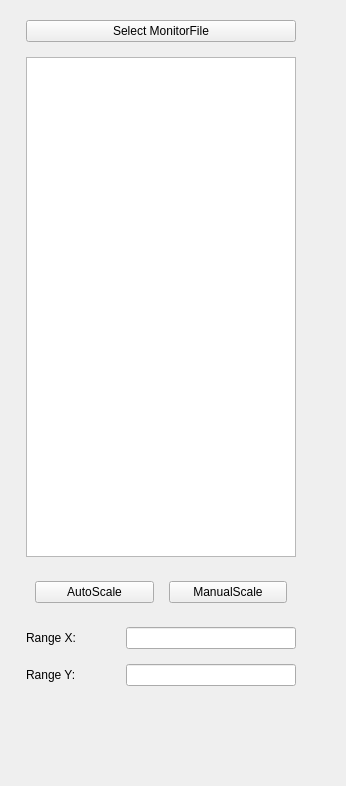
         <widget class="QWidget" name="Show_Monitor">
          <attribute name="title">
           <string>Monitor</string>
          </attribute>
          <layout class="QHBoxLayout" name="horizontalLayout_9">
           <item>
            <widget class="QWidget" name="panel" native="true">
             <property name="minimumSize">
              <size>
               <width>300</width>
               <height>0</height>
              </size>
             </property>
             <property name="maximumSize">
              <size>
               <width>300</width>
               <height>16777215</height>
              </size>
             </property>
             <layout class="QVBoxLayout" name="verticalLayout_10">
              <property name="spacing">
               <number>15</number>
              </property>
              <property name="leftMargin">
               <number>15</number>
              </property>
              <property name="rightMargin">
               <number>15</number>
              </property>
              <item>
               <widget class="QPushButton" name="Btn_SelectMonitor">
                <property name="text">
                 <string>Select MonitorFile</string>
                </property>
               </widget>
              </item>
              <item>
               <widget class="QListWidget" name="List_Variable">
                <property name="sizePolicy">
                 <sizepolicy hsizetype="Preferred" vsizetype="Preferred">
                  <horstretch>0</horstretch>
                  <verstretch>0</verstretch>
                 </sizepolicy>
                </property>
                <property name="minimumSize">
                 <size>
                  <width>0</width>
                  <height>500</height>
                 </size>
                </property>
                <property name="selectionMode">
                 <enum>QAbstractItemView::MultiSelection</enum>
                </property>
               </widget>
              </item>
              <item>
               <widget class="QWidget" name="widget_5" native="true">
                <layout class="QHBoxLayout" name="horizontalLayout_12">
                 <property name="spacing">
                  <number>15</number>
                 </property>
                 <item>
                  <widget class="QPushButton" name="Btn_AutoScale">
                   <property name="text">
                    <string>AutoScale</string>
                   </property>
                  </widget>
                 </item>
                 <item>
                  <widget class="QPushButton" name="Btn_ManualScale">
                   <property name="text">
                    <string>ManualScale</string>
                   </property>
                  </widget>
                 </item>
                </layout>
               </widget>
              </item>
              <item>
               <widget class="QWidget" name="widget" native="true">
                <layout class="QHBoxLayout" name="horizontalLayout_10">
                 <property name="spacing">
                  <number>50</number>
                 </property>
                 <property name="leftMargin">
                  <number>0</number>
                 </property>
                 <property name="topMargin">
                  <number>0</number>
                 </property>
                 <property name="rightMargin">
                  <number>0</number>
                 </property>
                 <property name="bottomMargin">
                  <number>0</number>
                 </property>
                 <item>
                  <widget class="QLabel" name="label_16">
                   <property name="text">
                    <string>Range X:</string>
                   </property>
                  </widget>
                 </item>
                 <item>
                  <widget class="QLineEdit" name="Line_RangeX_Mon"/>
                 </item>
                </layout>
               </widget>
              </item>
              <item>
               <widget class="QWidget" name="widget_3" native="true">
                <layout class="QHBoxLayout" name="horizontalLayout_11">
                 <property name="spacing">
                  <number>50</number>
                 </property>
                 <property name="leftMargin">
                  <number>0</number>
                 </property>
                 <property name="topMargin">
                  <number>0</number>
                 </property>
                 <property name="rightMargin">
                  <number>0</number>
                 </property>
                 <property name="bottomMargin">
                  <number>0</number>
                 </property>
                 <item>
                  <widget class="QLabel" name="label_17">
                   <property name="text">
                    <string>Range Y:</string>
                   </property>
                  </widget>
                 </item>
                 <item>
                  <widget class="QLineEdit" name="Line_RangeY_Mon"/>
                 </item>
                </layout>
               </widget>
              </item>
              <item>
               <spacer name="verticalSpacer_3">
                <property name="orientation">
                 <enum>Qt::Vertical</enum>
                </property>
                <property name="sizeType">
                 <enum>QSizePolicy::Fixed</enum>
                </property>
                <property name="sizeHint" stdset="0">
                 <size>
                  <width>20</width>
                  <height>80</height>
                 </size>
                </property>
               </spacer>
              </item>
             </layout>
            </widget>
           </item>
           <item>
            <widget class="QWidget" name="Monitor" native="true">
             <layout class="QHBoxLayout" name="Lay_MonitorPlot"/>
            </widget>
           </item>
          </layout>
         </widget>
